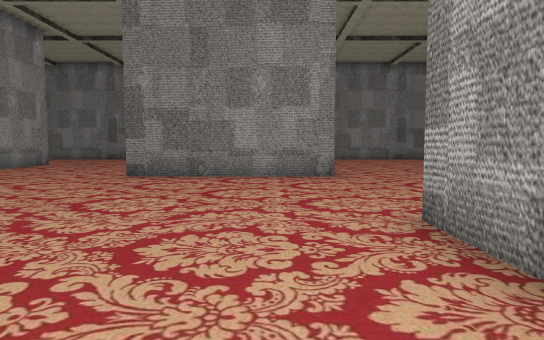
view 1 (above)

24 first-person views from a walk through a scene from a Unity 3-D project. The camera is 1.5 m above the floor, tilts 4° down and sees 75° across. The floor is counted in squares, 2 m on a side. Each view is taken from the middle of a square. On the plan, view 1 faces up. The plan holds only what a view shows up to about 11 squares ahead; the rest is blank. The place goes on beyond the plan. The player is left out. Some surface patterns are stand-ins.

view 2
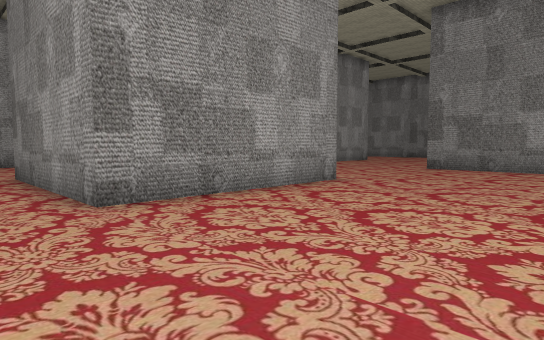

view 3
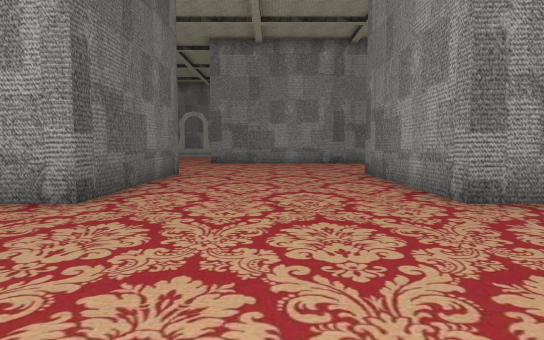

view 4
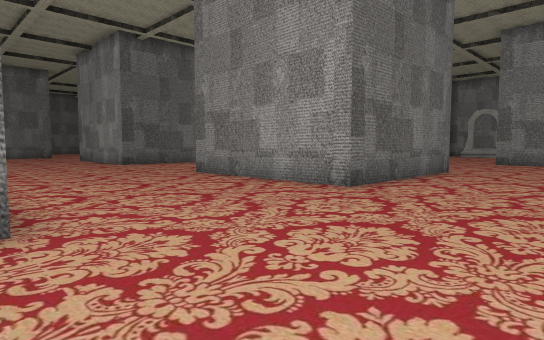

view 5
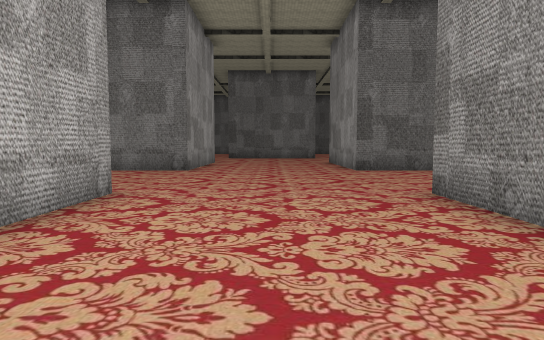

view 6
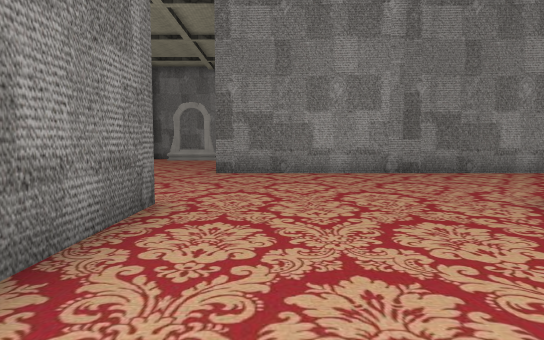

view 7
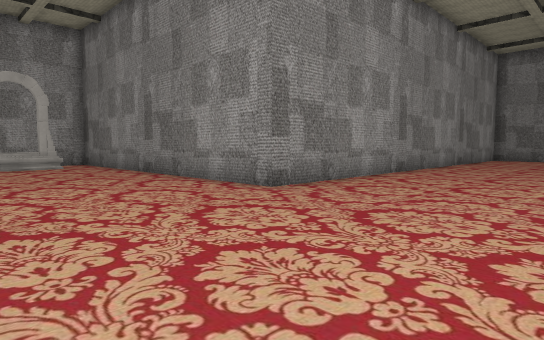

view 8
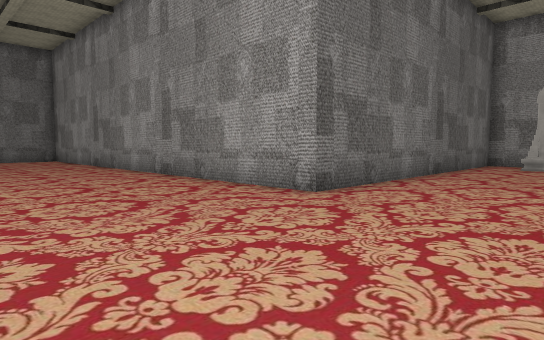

view 9
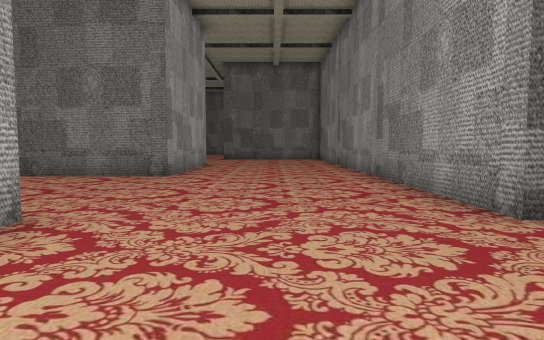

view 10
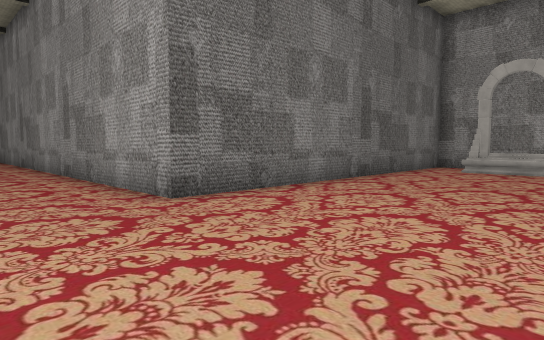

view 11
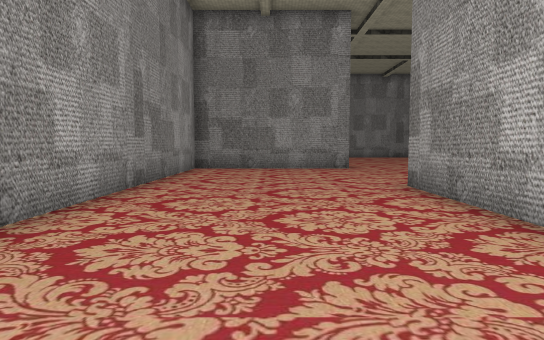

view 12
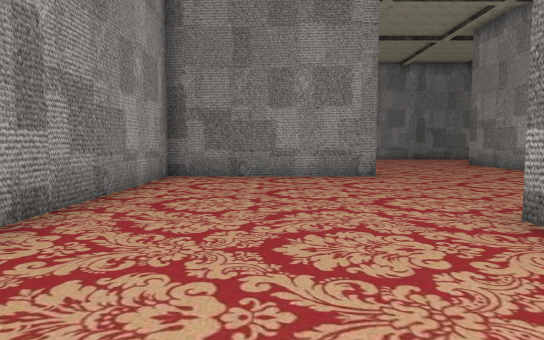

view 13
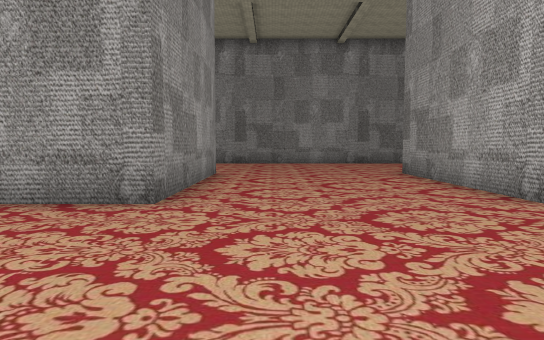

view 14
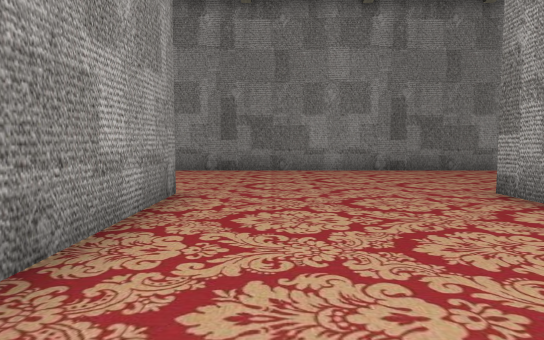

view 15
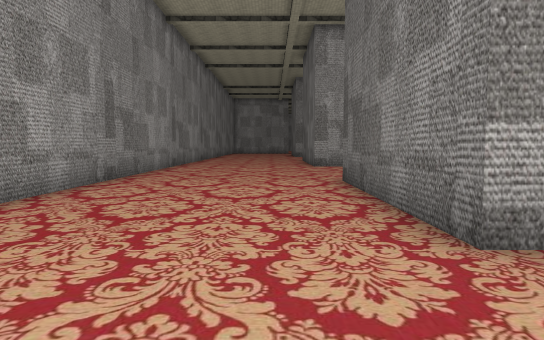

view 16
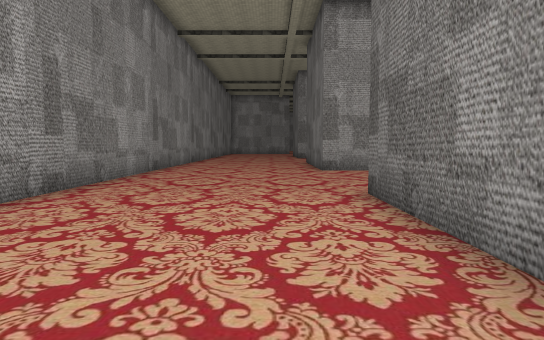

view 17
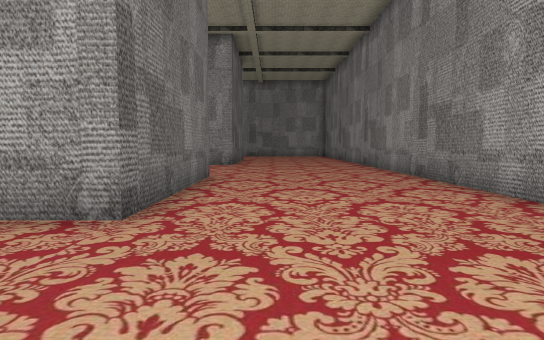

view 18
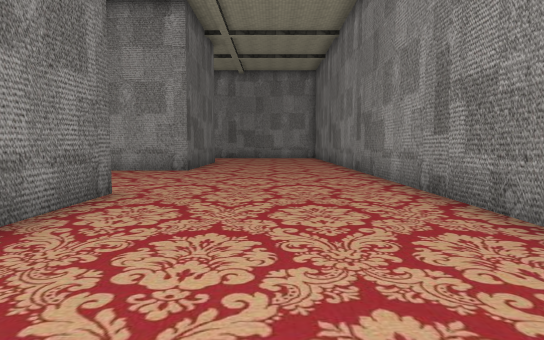

view 19
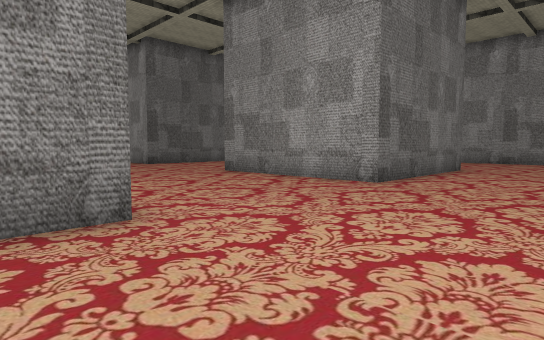

view 20
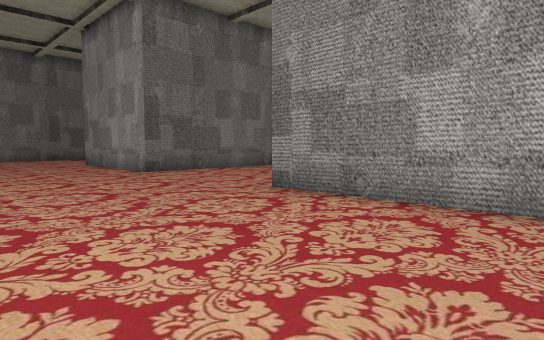

view 21
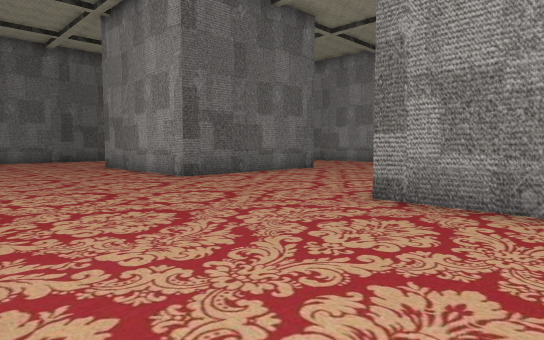

view 22
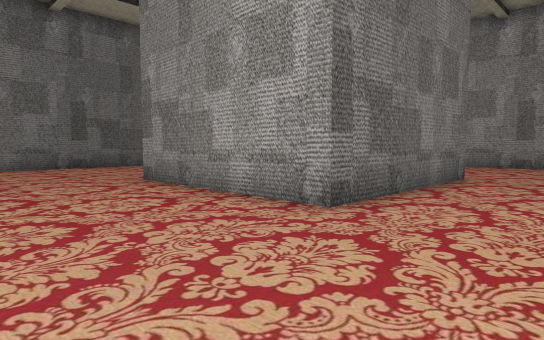

view 23
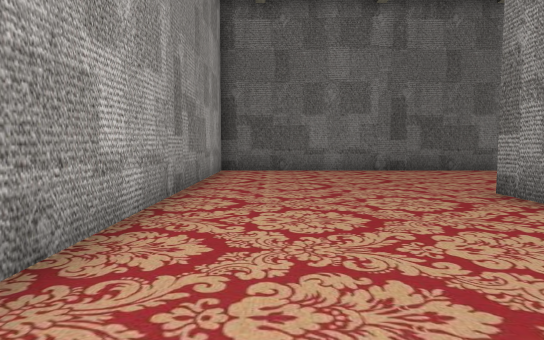

view 24
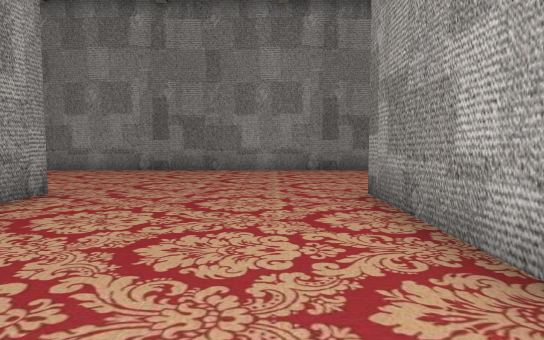

### Floor plan
Points are (right, up) in squares from view 1. A wall is a line through its corners. A room is listed if a view was taken in it or the views show most of it. See-through windows are left out.
Room 1 (views 1, 2, 3, 4, 5, 6, 7, 8, 9, 10, 11, 12, 13, 14, 15, 16, 17, 18, 19, 20, 21, 22, 23, 24)
walls: (-8.5, 0.1) (-8.5, 3.5); (-3.5, 3.5) (-3.5, -1.5) (-8.5, -1.5); (-8.6, -6.5) (-3.5, -6.5) (-3.5, -11.5); (-13.5, 9.9) (-13.5, 13.5) (-8.5, 13.5) (-8.5, 8.5) (-13.5, 8.5) (-13.5, -6.5) (-20.1, -6.5); (1.5, 1.9) (1.5, 3.5); (1.6, 8.5) (-3.5, 8.5) (-3.5, 13.5) (1.5, 13.5); (-22.5, 3.5) (-18.5, 3.5) (-18.5, -1.5); (-21.8, -6.5) (-13.5, -6.5) (-13.5, 2.1); (1.5, -11.5) (1.5, -9.1); (-22.1, -11.5) (-13.5, -11.5) (-13.5, -19.5); (-22.5, 13.5) (-18.5, 13.5) (-18.5, 8.5); (6.5, 12.1) (6.5, 13.5); (-8.5, -19) (-8.5, -16.5) (-3.5, -16.5) (-3.5, -17); (1.5, -17) (1.5, -16.5) (3.9, -16.5); (7.1, 18.5) (-21.8, 18.5)
objects: other object (-22, -10) to (-22, -8)

Where each view was taken, in squares from view 1:
view 1: 0 up, 0 right, facing up
view 2: 3 down, 1 right, facing up-left
view 3: 4 down, 1 right, facing left
view 4: 3 down, 2 right, facing down-left
view 5: 6 down, 1 left, facing down
view 6: 5 down, 4 left, facing left
view 7: 11 down, 9 left, facing up-left
view 8: 8 down, 9 left, facing down-left
view 9: 8 down, 11 left, facing down
view 10: 7 down, 11 left, facing down-left
view 11: 3 down, 11 left, facing up
view 12: 0 up, 11 left, facing up
view 13: 4 up, 7 left, facing up
view 14: 8 up, 7 left, facing up
view 15: 15 up, 6 left, facing right
view 16: 15 up, 4 left, facing right
view 17: 15 up, 5 left, facing left
view 18: 16 up, 8 left, facing left
view 19: 17 up, 12 left, facing down-left
view 20: 13 up, 14 left, facing down-left
view 21: 11 up, 14 left, facing down-left
view 22: 6 up, 15 left, facing down-left
view 23: 4 up, 15 left, facing down
view 24: 8 up, 15 left, facing up
